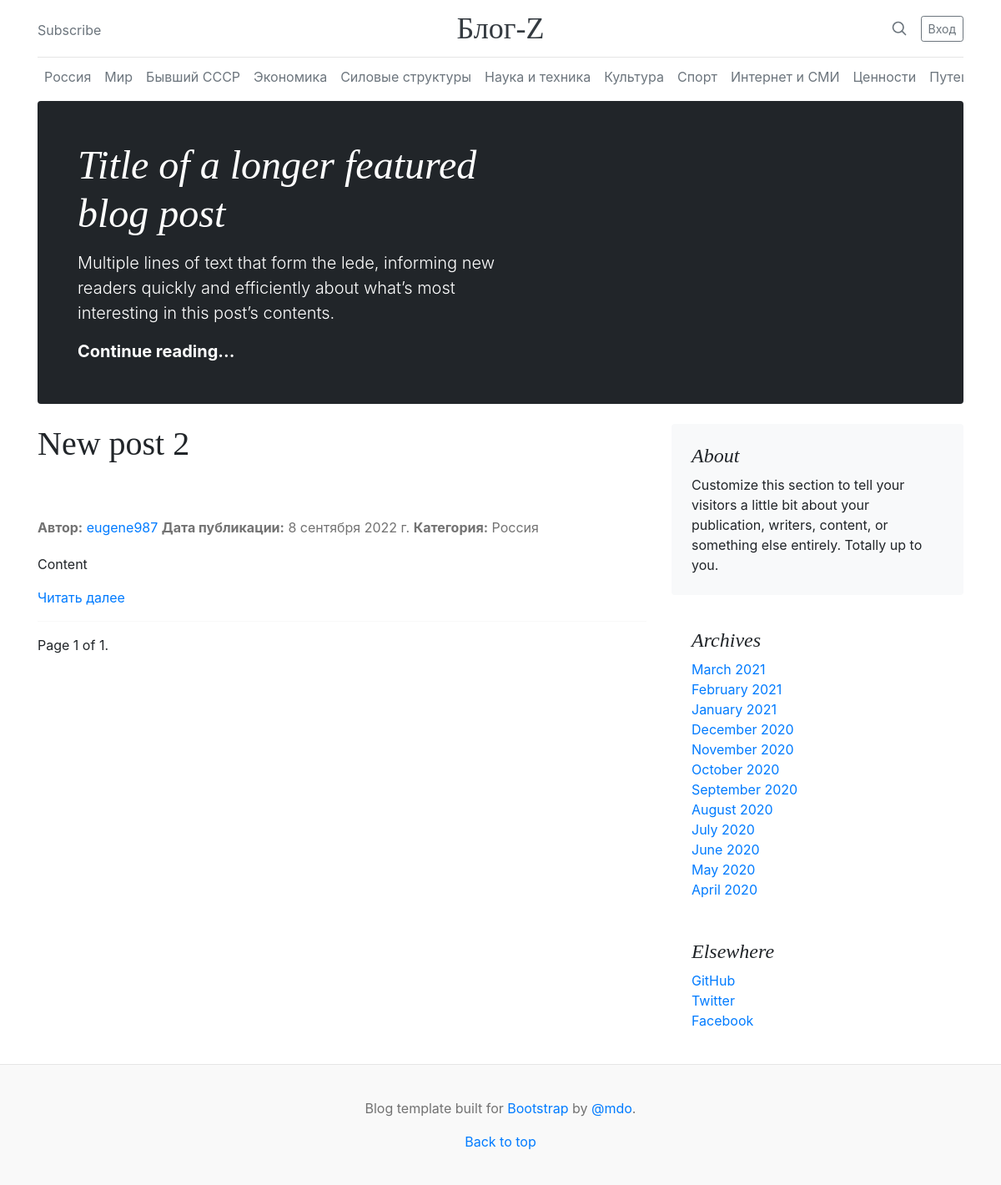
/, run on an earlier commit of the app's database.
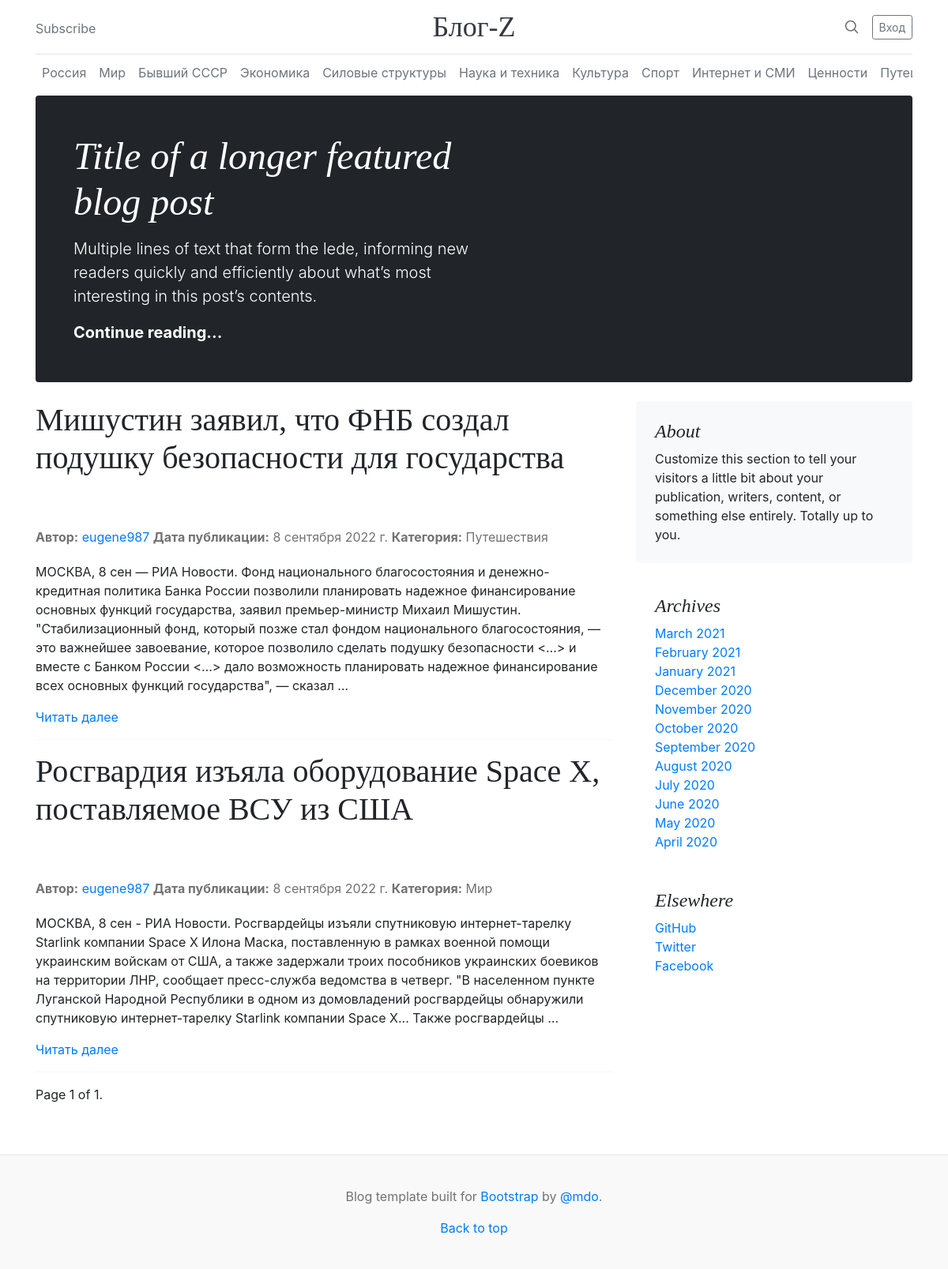
And on a later commit of the database.
### blog/models.py (models this page shows, shortened)
class Post(models.Model):
    RUSSIA = '1'
    WORLD = '2'
    EX_USSR = '3'
    ECONOMY = '4'
    FORCE_STRUCTURES = '5'
    SCIENCE_AND_TECHNOLOGY = '6'
    CULTURE = '7'
    SPORT = '8'
    INTERNET_AND_MASS_MEDIA = '9'
    VALUES = '10'
    TRAVELS = '11'
    FROM_THE_LIFE = '12'
    CATEGORY = (
        (None, 'Выберите категорию'),
        (RUSSIA, 'Россия'),
        (WORLD, 'Мир'),
        (EX_USSR, 'Бывший СССР'),
        (ECONOMY, 'Экономика'),
        (FORCE_STRUCTURES, 'Силовые структуры'),
        (SCIENCE_AND_TECHNOLOGY, 'Наука и техника'),
        (CULTURE, 'Культура'),
        (SPORT, 'Спорт'),
        (INTERNET_AND_MASS_MEDIA, 'Интернет и СМИ'),
        (VALUES, 'Ценности'),
        (TRAVELS, 'Путешествия'),
        (FROM_THE_LIFE, 'Из жизни')
    )
    title = models.CharField(verbose_name='Название статьи', max_length=100)
    content = models.TextField(verbose_name='Содержание статьи')
    image = models.ImageField(
        verbose_name='Фото',
        upload_to='%Y/%m/%d/',
        blank=True
    )
    publication_date = models.DateTimeField(
        verbose_name='Дата публикации',
        default=timezone.now
    )
    owner = models.ForeignKey(User, on_delete=models.CASCADE, verbose_name='Автор')
    category = models.CharField(
        max_length=2,
        choices=CATEGORY
    )
    class Meta:
        ordering = ['-publication_date']

### blog/views.py (the view)
# urls.py: path('', IndexView.as_view(), name='index'),
class IndexView(ListView):
    model = Post
    template_name = 'blog/index.html'
    paginate_by = 3

### blog/templates/blog/index.html (shortened to what this page needs)
{% extends "blog/base.html" %}
{% block content %}
<div class="p-4 p-md-5 mb-4 rounded text-bg-dark">
    <div class="col-md-6 px-0">
        <h1 class="display-4 fst-italic">Title of a longer featured blog post</h1>
        <p class="lead my-3">Multiple lines of text that form the lede, informing new readers quickly and efficiently about what’s most interesting in this post’s contents.</p>
        <p class="lead mb-0"><a href="#" class="text-white fw-bold">Continue reading...</a></p>
    </div>
</div>
<div class="row g-5">
    <div class="col-md-8">
        {% if object_list %}
        {% for post in object_list %}
            <article class="blog-post">
                <h2 class="blog-post-title mb-1">{{ post.title }}</h2>
            </article>
            <p class="blog-post-meta">
                <b>Автор:</b> <a href="{% url 'blog:profile' %}">{{ post.owner }}</a>
                <b>Дата публикации:</b> {{ post.publication_date | date }}
                <b>Категория:</b> {{ post.get_category_display }}
            </p>
            <p>
                {{ post.content | truncatewords:60 }}
            </p>
            <a href="{% url 'blog:post_detail' post.id %}">Читать далее</a>
            <hr>
        {% endfor %}
        {% else %}
            <p>No posts are published yet.</p>
        {% endif %}
        <nav class="blog-pagination" aria-label="Pagination">
            <span>
                Page {{ page_obj.number }} of {{ page_obj.paginator.num_pages }}.
            </span>
        </nav>
    </div>
    <div class="col-md-4">
      <div class="position-sticky" style="top: 2rem;">
        <div class="p-4 mb-3 bg-light rounded">
          <h4 class="fst-italic">About</h4>
          <p class="mb-0">Customize this section to tell your visitors a little bit about your publication, writers, content, or something else entirely. Totally up to you.</p>
        </div>
        <div class="p-4">
          <h4 class="fst-italic">Archives</h4>
          <ol class="list-unstyled mb-0">
            <li><a href="#">March 2021</a></li>
            <li><a href="#">February 2021</a></li>
            <li><a href="#">January 2021</a></li>
            <li><a href="#">December 2020</a></li>
            <li><a href="#">November 2020</a></li>
            <li><a href="#">October 2020</a></li>
            <li><a href="#">September 2020</a></li>
            <li><a href="#">August 2020</a></li>
            <li><a href="#">July 2020</a></li>
            <li><a href="#">June 2020</a></li>
            <li><a href="#">May 2020</a></li>
            <li><a href="#">April 2020</a></li>
          </ol>
        </div>
        <div class="p-4">
          <h4 class="fst-italic">Elsewhere</h4>
          <ol class="list-unstyled">
            <li><a href="#">GitHub</a></li>
            <li><a href="#">Twitter</a></li>
            <li><a href="#">Facebook</a></li>
          </ol>
        </div>
      </div>
    </div>
</div>
{% endblock content %}

What changed in the data, as far as the page shows it:
removed Post: title "New post 2", owner "eugene987", publication_date "8 сентября 2022 г.", category "Россия", content "Content"
added Post: title "Мишустин заявил, что ФНБ создал подушку безопасности для государства", owner "eugene987", publication_date "8 сентября 2022 г.", category "Путешествия", content "МОСКВА, 8 сен — РИА Новости. Фонд национального благосостояния и денежно-кредитная политика Банка России позволили планировать надежное финансирование основных функций государства, заявил премьер-министр Михаил Мишустин. \"Стабилизационный фонд, который позже стал фондом национального благосостояния, — это важнейшее завоевание, которое позволило сделать подушку безопасности <…> и вместе с Банком России <…> дало возможность планировать надежное финансирование всех основных функций государства\", — сказал …"
added Post: title "Росгвардия изъяла оборудование Space X, поставляемое ВСУ из США", owner "eugene987", publication_date "8 сентября 2022 г.", category "Мир", content "МОСКВА, 8 сен - РИА Новости. Росгвардейцы изъяли спутниковую интернет-тарелку Starlink компании Space X Илона Маска, поставленную в рамках военной помощи украинским войскам от США, а также задержали троих пособников украинских боевиков на территории ЛНР, сообщает пресс-служба ведомства в четверг. \"В населенном пункте Луганской Народной Республики в одном из домовладений росгвардейцы обнаружили спутниковую интернет-тарелку Starlink компании Space X... Также росгвардейцы …"
